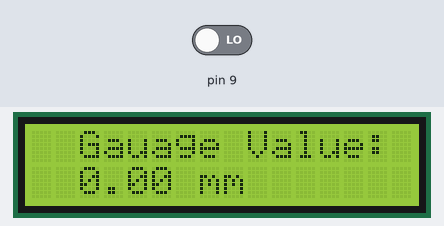
This sketch was run on a simulated Arduino Uno, built with avr-gcc and run on an emulated ATmega328P. Shown: 16×2 character LCD. The test bench sets the inputs (shaded band); at power-on: pin 9 LOW.

Above: at 2.3 s.
2.4 s: pin 9 driven HIGH
At 3.9 s:
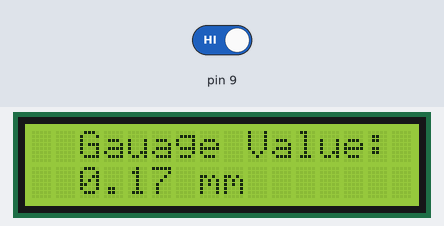
4.7 s: pin 9 driven LOW
At 6.0 s:
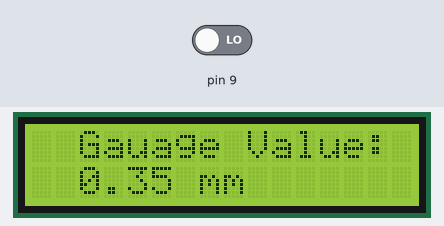
6.8 s: pin 9 driven HIGH
At 8.1 s:
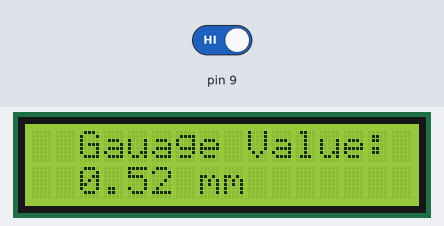
Timing chart, 0 to 9.8 s (numbered marks = the images above; inputs shaded):
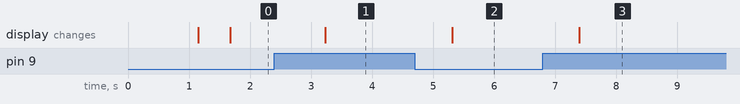

Measured:
- after the input at 2.4 s, the display: changes after 0.84 s (image 1)
- after the input at 4.7 s, the display: changes after 0.62 s (image 2)
- after the input at 6.8 s, the display: changes after 0.60 s (image 3)

The sketch:

rainguage.ino
```cpp
#include <LiquidCrystal_I2C.h>

//define I2C address......
LiquidCrystal_I2C lcd(0x27,16,2);


#include <Wire.h>

const float mmPerPulse = 0.173;  //put here the value of rain in mm for each movement of the bucket

float mmTotali = 0;
int sensore = 0;
int statoPrecedente = 0;

void setup() {
  pinMode(9, INPUT);

  lcd.init();
  lcd.init();

  lcd.backlight();

  lcd.setCursor(0,0);
  lcd.print("VNR VJIET-Civil");
  lcd.setCursor(2,1);
  lcd.print("Rain Gauge");

  delay(1000);

  lcd.clear();
}

void loop() {
  sensore = digitalRead(9);

  if (sensore != statoPrecedente) {
    mmTotali = mmTotali + mmPerPulse;
  }

  delay(500);

  statoPrecedente = sensore;


  lcd.setCursor(2,0);
  lcd.print("Gauage Value:");
  lcd.setCursor(2,1);
  lcd.print(mmTotali);
  lcd.setCursor(7,1);
  lcd.print("mm");
}
```
